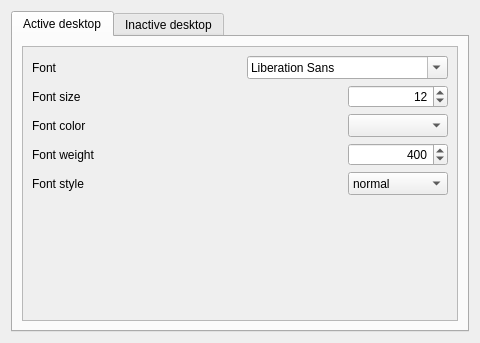
<?xml version="1.0" encoding="UTF-8"?>
<ui version="4.0">
 <class>AppearanceWidget</class>
 <widget class="QWidget" name="AppearanceWidget">
  <property name="geometry">
   <rect>
    <x>0</x>
    <y>0</y>
    <width>480</width>
    <height>343</height>
   </rect>
  </property>
  <property name="minimumSize">
   <size>
    <width>480</width>
    <height>320</height>
   </size>
  </property>
  <property name="windowTitle">
   <string notr="true">Configuration Window</string>
  </property>
  <layout class="QGridLayout" name="gridLayout">
   <item row="0" column="0">
    <widget class="QTabWidget" name="tabWidget">
     <property name="currentIndex">
      <number>0</number>
     </property>
     <widget class="QWidget" name="tab_active">
      <attribute name="title">
       <string>Active desktop</string>
      </attribute>
      <layout class="QGridLayout" name="gridLayout_2">
       <item row="0" column="0">
        <widget class="QScrollArea" name="scrollArea_active">
         <property name="widgetResizable">
          <bool>true</bool>
         </property>
         <widget class="QWidget" name="scrollAreaWidgetContents_active">
          <property name="geometry">
           <rect>
            <x>0</x>
            <y>0</y>
            <width>448</width>
            <height>289</height>
           </rect>
          </property>
          <layout class="QVBoxLayout" name="verticalLayout">
           <item>
            <layout class="QHBoxLayout" name="layout_fontActive">
             <item>
              <widget class="QLabel" name="label_fontActive">
               <property name="minimumSize">
                <size>
                 <width>200</width>
                 <height>0</height>
                </size>
               </property>
               <property name="text">
                <string>Font</string>
               </property>
              </widget>
             </item>
             <item>
              <spacer name="horizontalSpacer_fontActive">
               <property name="orientation">
                <enum>Qt::Horizontal</enum>
               </property>
               <property name="sizeHint" stdset="0">
                <size>
                 <width>40</width>
                 <height>20</height>
                </size>
               </property>
              </spacer>
             </item>
             <item>
              <widget class="QFontComboBox" name="fontComboBox_fontActive">
               <property name="sizePolicy">
                <sizepolicy hsizetype="Expanding" vsizetype="Fixed">
                 <horstretch>0</horstretch>
                 <verstretch>0</verstretch>
                </sizepolicy>
               </property>
               <property name="minimumSize">
                <size>
                 <width>180</width>
                 <height>23</height>
                </size>
               </property>
               <property name="toolTip">
                <string>Set font family</string>
               </property>
              </widget>
             </item>
            </layout>
           </item>
           <item>
            <layout class="QHBoxLayout" name="layout_fontSizeActive">
             <item>
              <widget class="QLabel" name="label_fontSizeActive">
               <property name="minimumSize">
                <size>
                 <width>200</width>
                 <height>0</height>
                </size>
               </property>
               <property name="text">
                <string>Font size</string>
               </property>
              </widget>
             </item>
             <item>
              <spacer name="horizontalSpacer_fontSizeActive">
               <property name="orientation">
                <enum>Qt::Horizontal</enum>
               </property>
               <property name="sizeHint" stdset="0">
                <size>
                 <width>40</width>
                 <height>20</height>
                </size>
               </property>
              </spacer>
             </item>
             <item>
              <widget class="QSpinBox" name="spinBox_fontSizeActive">
               <property name="sizePolicy">
                <sizepolicy hsizetype="Preferred" vsizetype="Fixed">
                 <horstretch>0</horstretch>
                 <verstretch>0</verstretch>
                </sizepolicy>
               </property>
               <property name="minimumSize">
                <size>
                 <width>100</width>
                 <height>23</height>
                </size>
               </property>
               <property name="toolTip">
                <string>Set font size</string>
               </property>
               <property name="alignment">
                <set>Qt::AlignRight|Qt::AlignTrailing|Qt::AlignVCenter</set>
               </property>
               <property name="minimum">
                <number>7</number>
               </property>
               <property name="maximum">
                <number>48</number>
               </property>
               <property name="value">
                <number>12</number>
               </property>
              </widget>
             </item>
            </layout>
           </item>
           <item>
            <layout class="QHBoxLayout" name="layout_fontColorActive">
             <item>
              <widget class="QLabel" name="label_fontColorActive">
               <property name="minimumSize">
                <size>
                 <width>200</width>
                 <height>0</height>
                </size>
               </property>
               <property name="text">
                <string>Font color</string>
               </property>
              </widget>
             </item>
             <item>
              <spacer name="horizontalSpacer_fontColorActive">
               <property name="orientation">
                <enum>Qt::Horizontal</enum>
               </property>
               <property name="sizeHint" stdset="0">
                <size>
                 <width>40</width>
                 <height>20</height>
                </size>
               </property>
              </spacer>
             </item>
             <item>
              <widget class="KColorCombo" name="kcolorcombo_fontColorActive">
               <property name="sizePolicy">
                <sizepolicy hsizetype="Preferred" vsizetype="Fixed">
                 <horstretch>0</horstretch>
                 <verstretch>0</verstretch>
                </sizepolicy>
               </property>
               <property name="minimumSize">
                <size>
                 <width>100</width>
                 <height>23</height>
                </size>
               </property>
               <property name="toolTip">
                <string>Set font color</string>
               </property>
              </widget>
             </item>
            </layout>
           </item>
           <item>
            <layout class="QHBoxLayout" name="layout_fontWeightActive">
             <item>
              <widget class="QLabel" name="label_fontWeightActive">
               <property name="minimumSize">
                <size>
                 <width>200</width>
                 <height>0</height>
                </size>
               </property>
               <property name="text">
                <string>Font weight</string>
               </property>
              </widget>
             </item>
             <item>
              <spacer name="horizontalSpacer_fontWeightActive">
               <property name="orientation">
                <enum>Qt::Horizontal</enum>
               </property>
               <property name="sizeHint" stdset="0">
                <size>
                 <width>40</width>
                 <height>20</height>
                </size>
               </property>
              </spacer>
             </item>
             <item>
              <widget class="QSpinBox" name="spinBox_fontWeightActive">
               <property name="sizePolicy">
                <sizepolicy hsizetype="Preferred" vsizetype="Fixed">
                 <horstretch>0</horstretch>
                 <verstretch>0</verstretch>
                </sizepolicy>
               </property>
               <property name="minimumSize">
                <size>
                 <width>100</width>
                 <height>23</height>
                </size>
               </property>
               <property name="toolTip">
                <string>Set font weight</string>
               </property>
               <property name="alignment">
                <set>Qt::AlignRight|Qt::AlignTrailing|Qt::AlignVCenter</set>
               </property>
               <property name="minimum">
                <number>300</number>
               </property>
               <property name="maximum">
                <number>600</number>
               </property>
               <property name="singleStep">
                <number>50</number>
               </property>
               <property name="value">
                <number>400</number>
               </property>
              </widget>
             </item>
            </layout>
           </item>
           <item>
            <layout class="QHBoxLayout" name="layout_fontStyleActive">
             <item>
              <widget class="QLabel" name="label_fontStyleActive">
               <property name="minimumSize">
                <size>
                 <width>200</width>
                 <height>0</height>
                </size>
               </property>
               <property name="text">
                <string>Font style</string>
               </property>
              </widget>
             </item>
             <item>
              <spacer name="horizontalSpacer_fontStyleActive">
               <property name="orientation">
                <enum>Qt::Horizontal</enum>
               </property>
               <property name="sizeHint" stdset="0">
                <size>
                 <width>40</width>
                 <height>20</height>
                </size>
               </property>
              </spacer>
             </item>
             <item>
              <widget class="QComboBox" name="comboBox_fontStyleActive">
               <property name="sizePolicy">
                <sizepolicy hsizetype="Preferred" vsizetype="Fixed">
                 <horstretch>0</horstretch>
                 <verstretch>0</verstretch>
                </sizepolicy>
               </property>
               <property name="minimumSize">
                <size>
                 <width>100</width>
                 <height>23</height>
                </size>
               </property>
               <property name="toolTip">
                <string>Set font style</string>
               </property>
               <item>
                <property name="text">
                 <string>normal</string>
                </property>
               </item>
               <item>
                <property name="text">
                 <string>italic</string>
                </property>
               </item>
              </widget>
             </item>
            </layout>
           </item>
           <item>
            <spacer name="verticalSpacer_active">
             <property name="orientation">
              <enum>Qt::Vertical</enum>
             </property>
             <property name="sizeHint" stdset="0">
              <size>
               <width>20</width>
               <height>119</height>
              </size>
             </property>
            </spacer>
           </item>
          </layout>
         </widget>
        </widget>
       </item>
      </layout>
     </widget>
     <widget class="QWidget" name="tab_inactive">
      <attribute name="title">
       <string>Inactive desktop</string>
      </attribute>
      <layout class="QGridLayout" name="gridLayout_3">
       <item row="0" column="0">
        <widget class="QScrollArea" name="scrollArea_inactive">
         <property name="widgetResizable">
          <bool>true</bool>
         </property>
         <widget class="QWidget" name="scrollAreaWidgetContents_inactive">
          <property name="geometry">
           <rect>
            <x>0</x>
            <y>0</y>
            <width>448</width>
            <height>289</height>
           </rect>
          </property>
          <layout class="QVBoxLayout" name="verticalLayout_2">
           <item>
            <layout class="QHBoxLayout" name="layout_fontInactive">
             <item>
              <widget class="QLabel" name="label_fontInactive">
               <property name="minimumSize">
                <size>
                 <width>200</width>
                 <height>0</height>
                </size>
               </property>
               <property name="text">
                <string>Font</string>
               </property>
              </widget>
             </item>
             <item>
              <spacer name="horizontalSpacer_fontInactive">
               <property name="orientation">
                <enum>Qt::Horizontal</enum>
               </property>
               <property name="sizeHint" stdset="0">
                <size>
                 <width>40</width>
                 <height>20</height>
                </size>
               </property>
              </spacer>
             </item>
             <item>
              <widget class="QFontComboBox" name="fontComboBox_fontInactive">
               <property name="sizePolicy">
                <sizepolicy hsizetype="Expanding" vsizetype="Fixed">
                 <horstretch>0</horstretch>
                 <verstretch>0</verstretch>
                </sizepolicy>
               </property>
               <property name="minimumSize">
                <size>
                 <width>180</width>
                 <height>23</height>
                </size>
               </property>
               <property name="toolTip">
                <string>Set font family</string>
               </property>
              </widget>
             </item>
            </layout>
           </item>
           <item>
            <layout class="QHBoxLayout" name="layout_fontSizeInactive">
             <item>
              <widget class="QLabel" name="label_fontSizeInactive">
               <property name="minimumSize">
                <size>
                 <width>200</width>
                 <height>0</height>
                </size>
               </property>
               <property name="text">
                <string>Font size</string>
               </property>
              </widget>
             </item>
             <item>
              <spacer name="horizontalSpacer_fontSizeInactive">
               <property name="orientation">
                <enum>Qt::Horizontal</enum>
               </property>
               <property name="sizeHint" stdset="0">
                <size>
                 <width>40</width>
                 <height>20</height>
                </size>
               </property>
              </spacer>
             </item>
             <item>
              <widget class="QSpinBox" name="spinBox_fontSizeInactive">
               <property name="sizePolicy">
                <sizepolicy hsizetype="Preferred" vsizetype="Fixed">
                 <horstretch>0</horstretch>
                 <verstretch>0</verstretch>
                </sizepolicy>
               </property>
               <property name="minimumSize">
                <size>
                 <width>100</width>
                 <height>23</height>
                </size>
               </property>
               <property name="toolTip">
                <string>Set font size</string>
               </property>
               <property name="alignment">
                <set>Qt::AlignRight|Qt::AlignTrailing|Qt::AlignVCenter</set>
               </property>
               <property name="minimum">
                <number>7</number>
               </property>
               <property name="maximum">
                <number>48</number>
               </property>
               <property name="value">
                <number>12</number>
               </property>
              </widget>
             </item>
            </layout>
           </item>
           <item>
            <layout class="QHBoxLayout" name="layout_fontColorInactive">
             <item>
              <widget class="QLabel" name="label_fontColorInactive">
               <property name="minimumSize">
                <size>
                 <width>200</width>
                 <height>0</height>
                </size>
               </property>
               <property name="text">
                <string>Font color</string>
               </property>
              </widget>
             </item>
             <item>
              <spacer name="horizontalSpacer_fontColorInactive">
               <property name="orientation">
                <enum>Qt::Horizontal</enum>
               </property>
               <property name="sizeHint" stdset="0">
                <size>
                 <width>40</width>
                 <height>20</height>
                </size>
               </property>
              </spacer>
             </item>
             <item>
              <widget class="KColorCombo" name="kcolorcombo_fontColorInactive">
               <property name="sizePolicy">
                <sizepolicy hsizetype="Preferred" vsizetype="Fixed">
                 <horstretch>0</horstretch>
                 <verstretch>0</verstretch>
                </sizepolicy>
               </property>
               <property name="minimumSize">
                <size>
                 <width>100</width>
                 <height>23</height>
                </size>
               </property>
               <property name="toolTip">
                <string>Set font color</string>
               </property>
              </widget>
             </item>
            </layout>
           </item>
           <item>
            <layout class="QHBoxLayout" name="layout_fontWeightInactive">
             <item>
              <widget class="QLabel" name="label_fontWeightInactive">
               <property name="minimumSize">
                <size>
                 <width>200</width>
                 <height>0</height>
                </size>
               </property>
               <property name="text">
                <string>Font weight</string>
               </property>
              </widget>
             </item>
             <item>
              <spacer name="horizontalSpacer_fontWeightInactive">
               <property name="orientation">
                <enum>Qt::Horizontal</enum>
               </property>
               <property name="sizeHint" stdset="0">
                <size>
                 <width>40</width>
                 <height>20</height>
                </size>
               </property>
              </spacer>
             </item>
             <item>
              <widget class="QSpinBox" name="spinBox_fontWeightInactive">
               <property name="sizePolicy">
                <sizepolicy hsizetype="Preferred" vsizetype="Fixed">
                 <horstretch>0</horstretch>
                 <verstretch>0</verstretch>
                </sizepolicy>
               </property>
               <property name="minimumSize">
                <size>
                 <width>100</width>
                 <height>23</height>
                </size>
               </property>
               <property name="toolTip">
                <string>Set font weight</string>
               </property>
               <property name="alignment">
                <set>Qt::AlignRight|Qt::AlignTrailing|Qt::AlignVCenter</set>
               </property>
               <property name="minimum">
                <number>300</number>
               </property>
               <property name="maximum">
                <number>600</number>
               </property>
               <property name="singleStep">
                <number>50</number>
               </property>
               <property name="value">
                <number>400</number>
               </property>
              </widget>
             </item>
            </layout>
           </item>
           <item>
            <layout class="QHBoxLayout" name="layout_fontStyleInactive">
             <item>
              <widget class="QLabel" name="label_fontStyleInactive">
               <property name="minimumSize">
                <size>
                 <width>200</width>
                 <height>0</height>
                </size>
               </property>
               <property name="text">
                <string>Font style</string>
               </property>
              </widget>
             </item>
             <item>
              <spacer name="horizontalSpacer_fontStyleInactive">
               <property name="orientation">
                <enum>Qt::Horizontal</enum>
               </property>
               <property name="sizeHint" stdset="0">
                <size>
                 <width>40</width>
                 <height>20</height>
                </size>
               </property>
              </spacer>
             </item>
             <item>
              <widget class="QComboBox" name="comboBox_fontStyleInactive">
               <property name="sizePolicy">
                <sizepolicy hsizetype="Preferred" vsizetype="Fixed">
                 <horstretch>0</horstretch>
                 <verstretch>0</verstretch>
                </sizepolicy>
               </property>
               <property name="minimumSize">
                <size>
                 <width>100</width>
                 <height>23</height>
                </size>
               </property>
               <property name="toolTip">
                <string>Set font style</string>
               </property>
               <item>
                <property name="text">
                 <string>normal</string>
                </property>
               </item>
               <item>
                <property name="text">
                 <string>italic</string>
                </property>
               </item>
              </widget>
             </item>
            </layout>
           </item>
           <item>
            <spacer name="verticalSpacer_inactive">
             <property name="orientation">
              <enum>Qt::Vertical</enum>
             </property>
             <property name="sizeHint" stdset="0">
              <size>
               <width>20</width>
               <height>119</height>
              </size>
             </property>
            </spacer>
           </item>
          </layout>
         </widget>
        </widget>
       </item>
      </layout>
     </widget>
    </widget>
   </item>
  </layout>
 </widget>
 <customwidgets>
  <customwidget>
   <class>KColorCombo</class>
   <extends>QComboBox</extends>
   <header>kcolorcombo.h</header>
  </customwidget>
 </customwidgets>
 <resources/>
 <connections/>
</ui>
